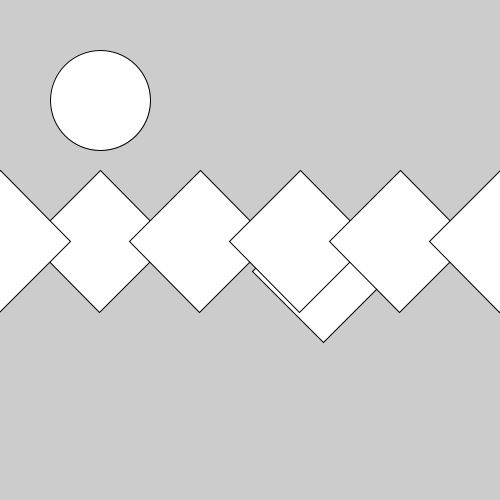
Frame 1 (no input)
Frame 60 (the mouse pressed at the canvas centre just before this capture): identical to frame 1, image omitted
Frame 120 (the mouse held since frame 60 and released just before this capture): identical to frame 1, image omitted

The Processing sketch that drew this single still picture (run headless with seeded random() and noise(); from frame 60 on, the mouse is pressed at the canvas centre):

// Processing sketch: Ashley_Kuo___Function_demo
// ── Ashley_Kuo___Function_demo.pde
void setup(){
 // outputs to the GUI: draws something
  size(500, 500);
  circle(100, 100, 100);
  diamond(100, 100); // if you want many diamonds copy and paste  
  diamond(0, 100);
  diamond(random(0, width), random(0, height));
  diamond(200, 100);
  diamond(300, 100);
  diamond(400, 100);
  diamond(500, 100);

 // does not ouput
  fill(100, 255, 0);
  textSize(40);
 
 // ouputs in the code: "returns" a value
 int x = int(random(0, 10));
  random(0, 10);
  abs(-5);
}

void diamond (float xOffset, float yOffset) { 
  push();
  rectMode(CENTER);
  translate(xOffset, yOffset);
  //(random(0, width), random(0, height));
  rotate(radians(45));
  square(100, 100, 100);
  pop();
 
}



void draw() {
  
  
}

void mousePressed() {
  
}

void keyPressed() {
  
}
